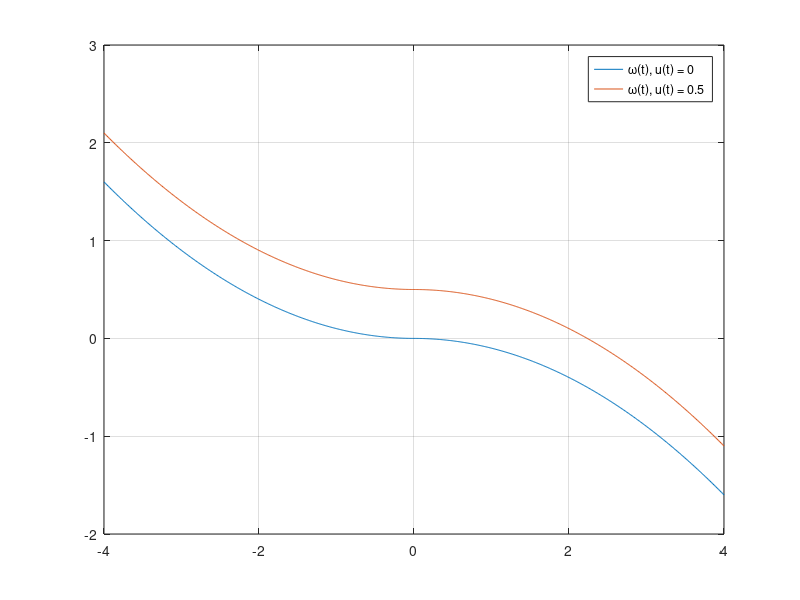

This chart was generated by the following MATLAB code:
function Esempio2_8()
  close all
  clear all
  clc
  % Si analizzi il comportamento del sistema centrifuga descritto dall'esempio
  % Si assuma come stato del sistema x = [w]. Si assuma che w sia pure variabile
  % d'uscita del sistema.
  J = 1;            % Momento di inerzia
  k = 0.1;          % costante caratteristica di coppia d'attrito
  u1 = 0.0;         % coppia motrice nulla
  u2 = 0.5;         % coppia motrice
  xi = -4;          % stato iniziale
  xf = 4;           % stato finale
  w0 = 1;           % Condizione iniziale

  dx = 0.01;
  x = xi:dx:xf;

  w1 = [];
  w2 = [];

  for i = 1 : length(x)
    w1(i) = -(k/J)*(x(i)^2)*sign(x(i)) + u1/J;
    w2(i) = -(k/J)*(x(i)^2)*sign(x(i)) + u2/J;
  endfor

  plot(x,w1,x,w2);
  legend('\omega(t), u(t) = 0','\omega(t), u(t) = 0.5');
  grid;

endfunction
